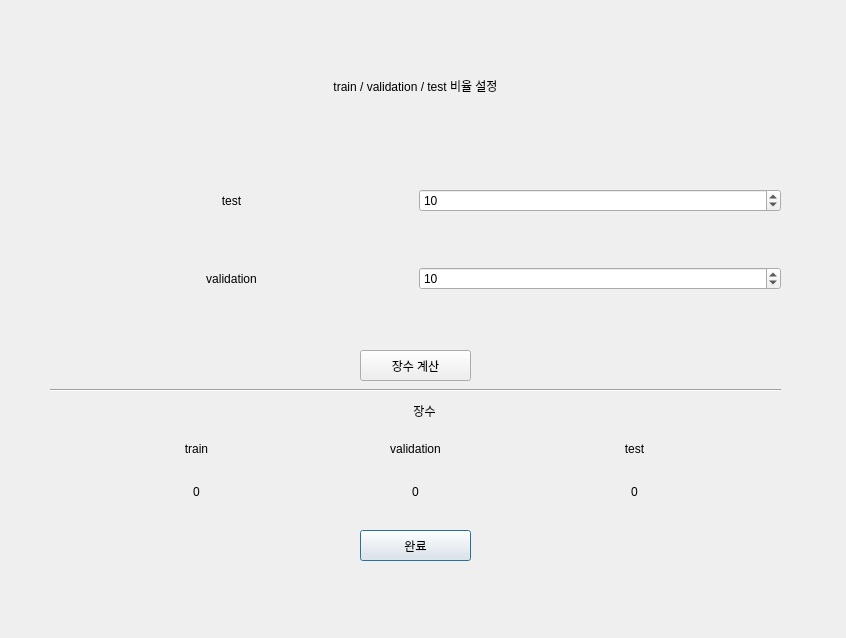
<?xml version="1.0" encoding="UTF-8"?>
<ui version="4.0">
 <class>Dialog</class>
 <widget class="QDialog" name="Dialog">
  <property name="geometry">
   <rect>
    <x>0</x>
    <y>0</y>
    <width>846</width>
    <height>638</height>
   </rect>
  </property>
  <property name="windowTitle">
   <string>Dialog</string>
  </property>
  <widget class="QWidget" name="gridLayoutWidget_2">
   <property name="geometry">
    <rect>
     <x>90</x>
     <y>430</y>
     <width>651</width>
     <height>80</height>
    </rect>
   </property>
   <layout class="QGridLayout" name="gridLayout_2">
    <item row="1" column="2">
     <widget class="QLabel" name="labelTestCnt">
      <property name="text">
       <string>0</string>
      </property>
      <property name="alignment">
       <set>Qt::AlignCenter</set>
      </property>
     </widget>
    </item>
    <item row="0" column="0">
     <widget class="QLabel" name="label_3">
      <property name="text">
       <string>train</string>
      </property>
      <property name="alignment">
       <set>Qt::AlignCenter</set>
      </property>
     </widget>
    </item>
    <item row="1" column="1">
     <widget class="QLabel" name="labelValCnt">
      <property name="text">
       <string>0</string>
      </property>
      <property name="alignment">
       <set>Qt::AlignCenter</set>
      </property>
     </widget>
    </item>
    <item row="0" column="1">
     <widget class="QLabel" name="label_4">
      <property name="text">
       <string>validation</string>
      </property>
      <property name="alignment">
       <set>Qt::AlignCenter</set>
      </property>
     </widget>
    </item>
    <item row="1" column="0">
     <widget class="QLabel" name="labelTrainCnt">
      <property name="text">
       <string>0</string>
      </property>
      <property name="alignment">
       <set>Qt::AlignCenter</set>
      </property>
     </widget>
    </item>
    <item row="0" column="2">
     <widget class="QLabel" name="label_5">
      <property name="text">
       <string>test</string>
      </property>
      <property name="alignment">
       <set>Qt::AlignCenter</set>
      </property>
     </widget>
    </item>
   </layout>
  </widget>
  <widget class="Line" name="line">
   <property name="geometry">
    <rect>
     <x>50</x>
     <y>380</y>
     <width>731</width>
     <height>20</height>
    </rect>
   </property>
   <property name="orientation">
    <enum>Qt::Horizontal</enum>
   </property>
  </widget>
  <widget class="QWidget" name="verticalLayoutWidget">
   <property name="geometry">
    <rect>
     <x>50</x>
     <y>40</y>
     <width>731</width>
     <height>91</height>
    </rect>
   </property>
   <layout class="QVBoxLayout" name="verticalLayout">
    <item>
     <widget class="QLabel" name="label_6">
      <property name="cursor">
       <cursorShape>ArrowCursor</cursorShape>
      </property>
      <property name="frameShadow">
       <enum>QFrame::Plain</enum>
      </property>
      <property name="lineWidth">
       <number>2</number>
      </property>
      <property name="text">
       <string>train / validation / test 비율 설정</string>
      </property>
      <property name="scaledContents">
       <bool>false</bool>
      </property>
      <property name="alignment">
       <set>Qt::AlignCenter</set>
      </property>
      <property name="wordWrap">
       <bool>false</bool>
      </property>
      <property name="indent">
       <number>-1</number>
      </property>
     </widget>
    </item>
   </layout>
  </widget>
  <widget class="QPushButton" name="pushButtonSetRatio">
   <property name="geometry">
    <rect>
     <x>360</x>
     <y>530</y>
     <width>111</width>
     <height>31</height>
    </rect>
   </property>
   <property name="text">
    <string>완료</string>
   </property>
  </widget>
  <widget class="QPushButton" name="pushButtonCalculateImg">
   <property name="geometry">
    <rect>
     <x>360</x>
     <y>350</y>
     <width>111</width>
     <height>31</height>
    </rect>
   </property>
   <property name="text">
    <string>장수 계산</string>
   </property>
  </widget>
  <widget class="QWidget" name="gridLayoutWidget">
   <property name="geometry">
    <rect>
     <x>50</x>
     <y>140</y>
     <width>731</width>
     <height>201</height>
    </rect>
   </property>
   <layout class="QGridLayout" name="gridLayout" rowstretch="1,0,0">
    <item row="2" column="1">
     <widget class="QLabel" name="validation">
      <property name="text">
       <string>validation</string>
      </property>
      <property name="alignment">
       <set>Qt::AlignCenter</set>
      </property>
     </widget>
    </item>
    <item row="0" column="1">
     <widget class="QLabel" name="test">
      <property name="text">
       <string>test</string>
      </property>
      <property name="textFormat">
       <enum>Qt::AutoText</enum>
      </property>
      <property name="alignment">
       <set>Qt::AlignCenter</set>
      </property>
     </widget>
    </item>
    <item row="0" column="2">
     <widget class="QSpinBox" name="spinBoxTest">
      <property name="minimum">
       <number>5</number>
      </property>
      <property name="maximum">
       <number>20</number>
      </property>
      <property name="singleStep">
       <number>5</number>
      </property>
      <property name="value">
       <number>10</number>
      </property>
     </widget>
    </item>
    <item row="2" column="2">
     <widget class="QSpinBox" name="spinBoxVal">
      <property name="minimum">
       <number>5</number>
      </property>
      <property name="maximum">
       <number>30</number>
      </property>
      <property name="singleStep">
       <number>5</number>
      </property>
      <property name="value">
       <number>10</number>
      </property>
     </widget>
    </item>
   </layout>
  </widget>
  <widget class="QLabel" name="label_8">
   <property name="geometry">
    <rect>
     <x>60</x>
     <y>400</y>
     <width>729</width>
     <height>21</height>
    </rect>
   </property>
   <property name="cursor">
    <cursorShape>ArrowCursor</cursorShape>
   </property>
   <property name="frameShadow">
    <enum>QFrame::Plain</enum>
   </property>
   <property name="lineWidth">
    <number>2</number>
   </property>
   <property name="text">
    <string>장수</string>
   </property>
   <property name="scaledContents">
    <bool>false</bool>
   </property>
   <property name="alignment">
    <set>Qt::AlignCenter</set>
   </property>
   <property name="wordWrap">
    <bool>false</bool>
   </property>
   <property name="indent">
    <number>-1</number>
   </property>
  </widget>
 </widget>
 <resources/>
 <connections/>
</ui>
